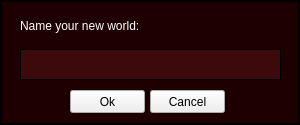
<?xml version="1.0" encoding="UTF-8"?>
<ui version="4.0">
 <class>NewWorldDialog</class>
 <widget class="QWidget" name="NewWorldDialog">
  <property name="geometry">
   <rect>
    <x>0</x>
    <y>0</y>
    <width>300</width>
    <height>125</height>
   </rect>
  </property>
  <property name="windowTitle">
   <string>Form</string>
  </property>
  <property name="autoFillBackground">
   <bool>true</bool>
  </property>
  <property name="styleSheet">
   <string notr="true"/>
  </property>
  <widget class="QLineEdit" name="lineEdit">
   <property name="geometry">
    <rect>
     <x>20</x>
     <y>49</y>
     <width>261</width>
     <height>31</height>
    </rect>
   </property>
   <property name="styleSheet">
    <string notr="true">border: 1px solid black; color: white; background: rgb(60, 10, 10)</string>
   </property>
   <property name="maxLength">
    <number>25</number>
   </property>
  </widget>
  <widget class="QLabel" name="label">
   <property name="geometry">
    <rect>
     <x>20</x>
     <y>10</y>
     <width>251</width>
     <height>31</height>
    </rect>
   </property>
   <property name="styleSheet">
    <string notr="true">border: 0; color: white;</string>
   </property>
   <property name="text">
    <string>Name your new world:</string>
   </property>
  </widget>
  <widget class="QLabel" name="label_2">
   <property name="geometry">
    <rect>
     <x>0</x>
     <y>0</y>
     <width>300</width>
     <height>125</height>
    </rect>
   </property>
   <property name="styleSheet">
    <string notr="true">border: 2px solid black; padding: 5px; background: rgb(30, 0, 0)</string>
   </property>
   <property name="text">
    <string/>
   </property>
  </widget>
  <widget class="QPushButton" name="Cancel">
   <property name="geometry">
    <rect>
     <x>150</x>
     <y>90</y>
     <width>75</width>
     <height>23</height>
    </rect>
   </property>
   <property name="text">
    <string>Cancel</string>
   </property>
  </widget>
  <widget class="QPushButton" name="Ok">
   <property name="geometry">
    <rect>
     <x>70</x>
     <y>90</y>
     <width>75</width>
     <height>23</height>
    </rect>
   </property>
   <property name="text">
    <string>Ok</string>
   </property>
  </widget>
  <zorder>label_2</zorder>
  <zorder>lineEdit</zorder>
  <zorder>label</zorder>
  <zorder>Cancel</zorder>
  <zorder>Ok</zorder>
 </widget>
 <resources/>
 <connections/>
</ui>
